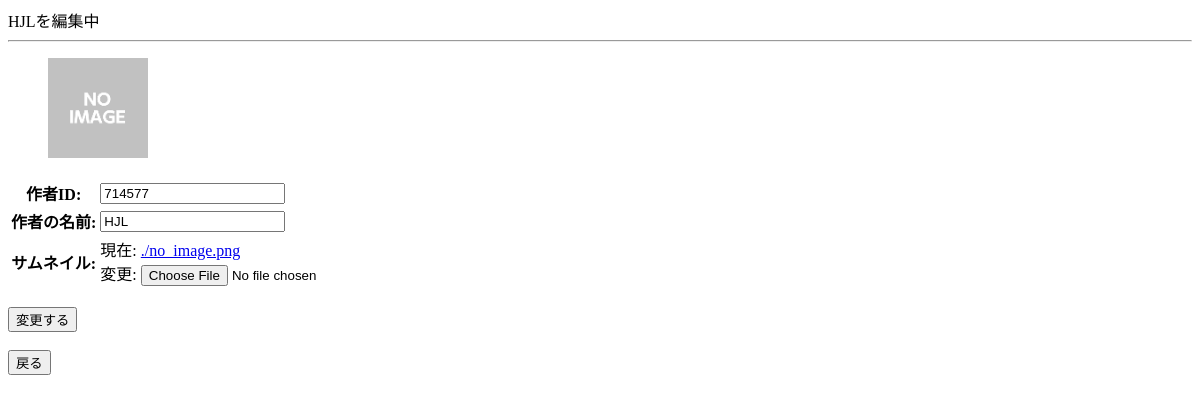
The page /artist_update/11/ on the database as committed earlier.
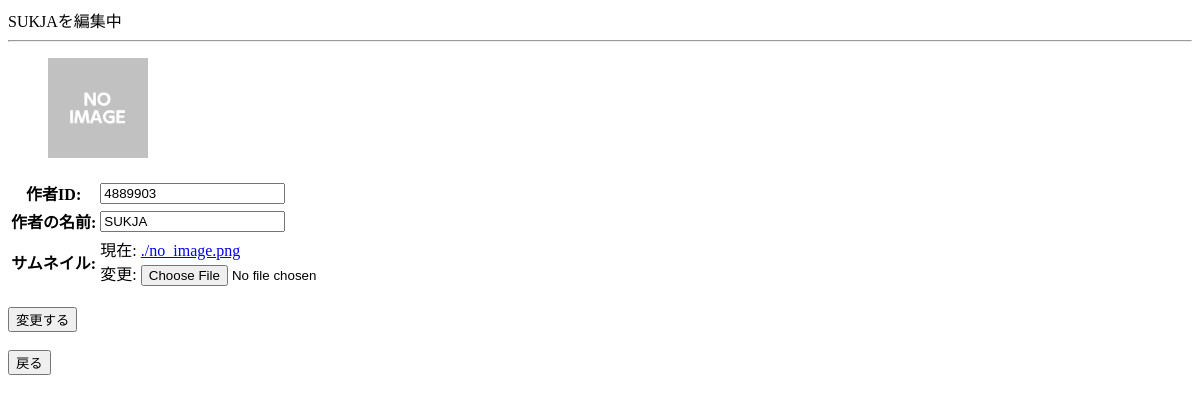
The same page on the database as committed later.
### general/models.py (models this page shows, shortened)
class Artist(models.Model):
    artist_id = models.IntegerField("作者ID", unique=True)
    artist_name = models.CharField("作者の名前", max_length=30)
    thumbnail = models.ImageField("サムネイル", upload_to='thumbnail/')
    tags = TaggableManager()

### general/views.py (the view, shortened to what this page needs)
# urls.py: url(r'^artist_update/(?P<pk>[0-9]+)/$', views.ArtistUpdateView.as_view(), name="artist_update"),
class ArtistUpdateView(generic.UpdateView):
    template_name = 'I007_artist_update.html'
    form_class = ArtistUpdateForm
    model = Artist
    def get_queryset(self):
        self.queryset = Artist.objects.all()
        return super(ArtistUpdateView, self).get_queryset()
    def get(self, request, pk, *args, **kwargs):
        return super(ArtistUpdateView, self).get(request)

### general/views.py
class ArtistUpdateForm(forms.ModelForm):
    class Meta:
        model = Artist
        fields = ("artist_id", "artist_name", "tags", "thumbnail")

### general/templates/I007_artist_update.html (shortened to what this page needs)
<!DOCTYPE html>
<html lang="en">
<head>
</head>
<body>
    {{ artist.artist_name }}を編集中
    <HR>
    <figure>
        <img src="{{ STATIC_URL }}{{ artist.thumbnail.url }}" width="100">
    </figure>
    <form action="{% url 'general:artist_update' artist.id %}" method="post" enctype="multipart/form-data">
        <table>
            {{ form }}
        </table>
        <br>
        <button type="submit" class="form-button">変更する</button>
    </form>
    <br>
    <input type="button" value="戻る" onClick="history.back()">
</body>
</html>

Rows that differ between the two databases and show on the page:
changed Artist: artist_name "HJL" → "SUKJA"; artist_id "714577" → "4889903"
